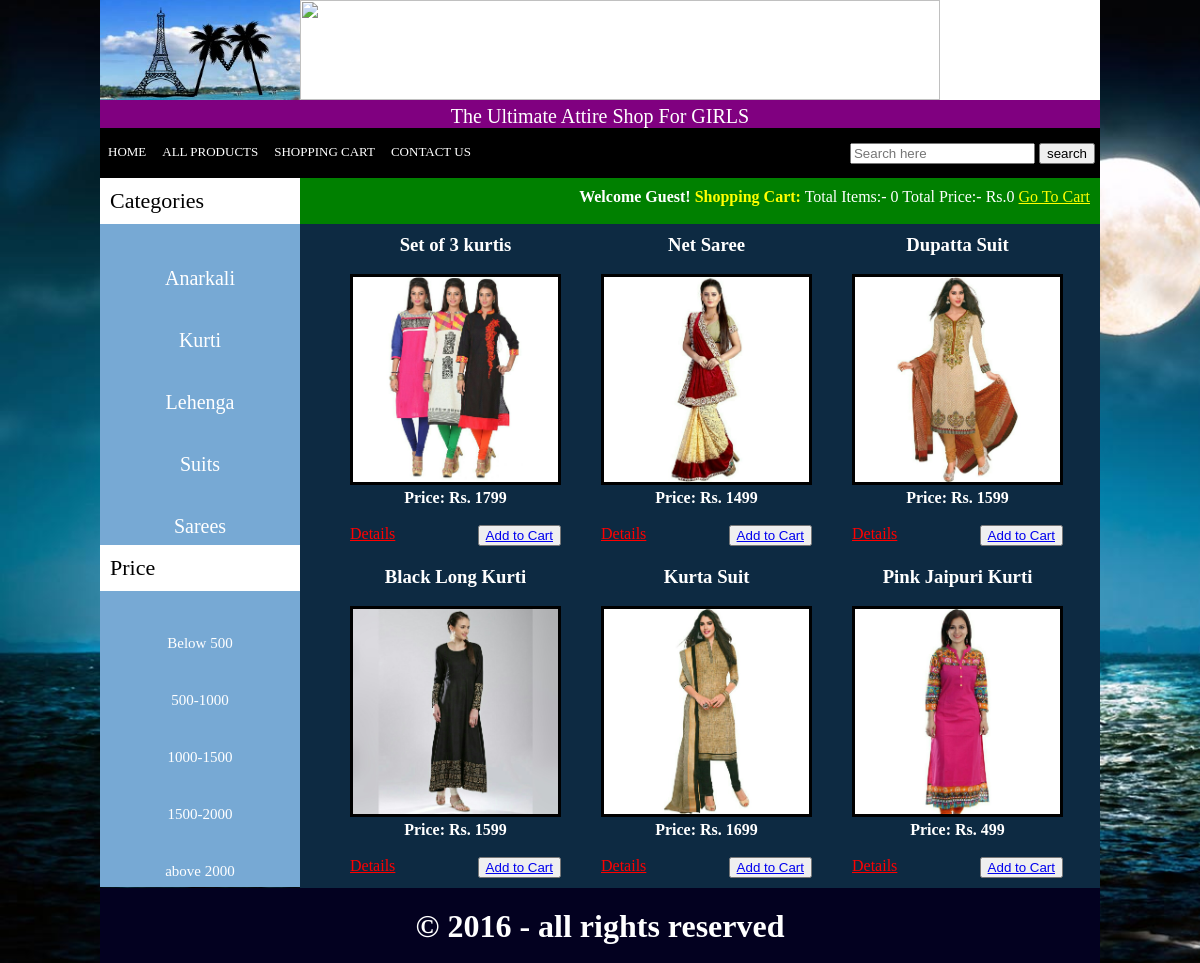
Before: / with the older database file.
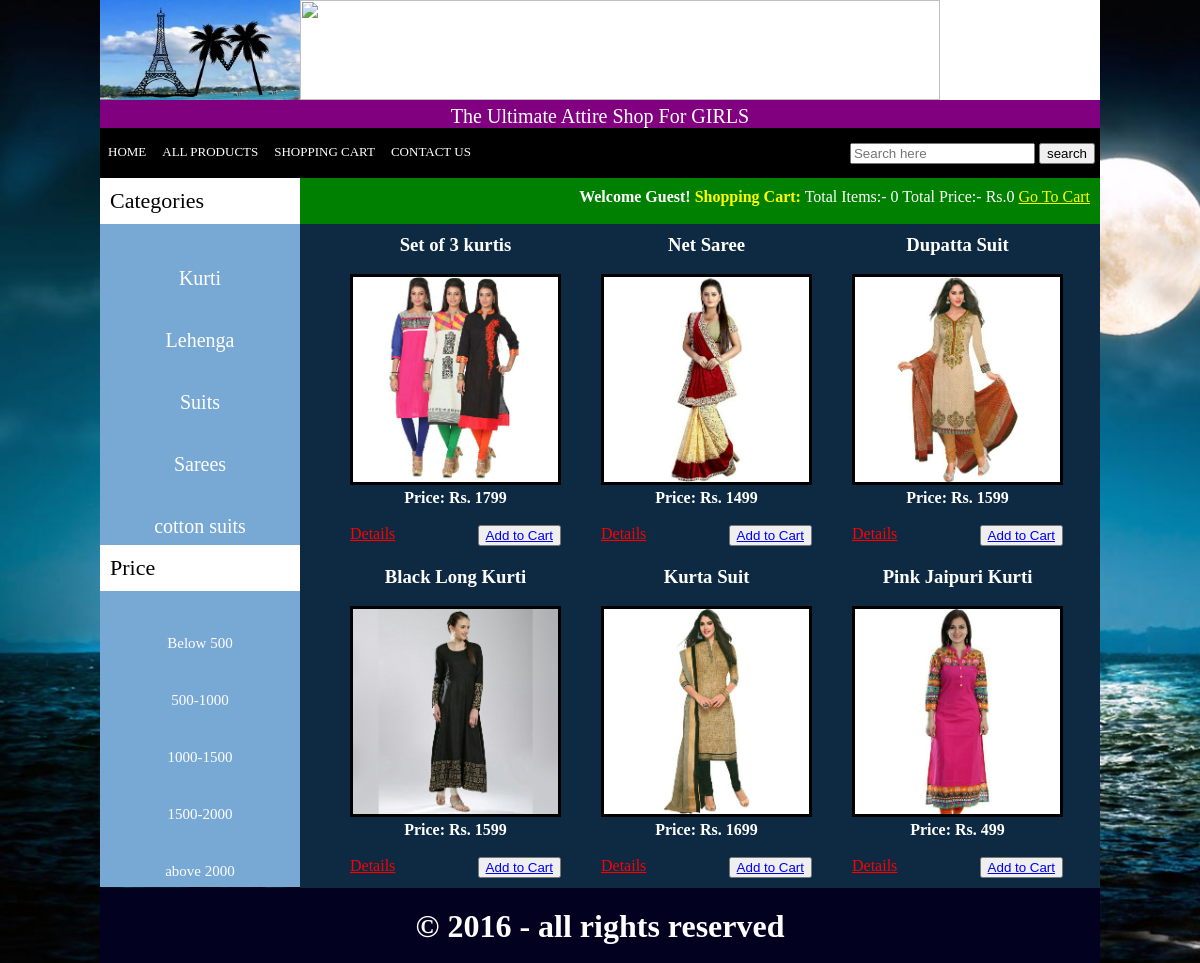
After: the same page with the newer database file.
### tables this page shows
CREATE TABLE IF NOT EXISTS `categories` (
`cat_id` int(10) NOT NULL,
  `cat_title` text NOT NULL
);

CREATE TABLE IF NOT EXISTS `price` (
`price_id` int(10) NOT NULL,
  `price_title` text NOT NULL
);

CREATE TABLE IF NOT EXISTS `products` (
`product_id` int(10) NOT NULL,
  `cat_id` int(10) NOT NULL,
  `price_id` int(10) NOT NULL,
  `date` timestamp NOT NULL DEFAULT CURRENT_TIMESTAMP ON UPDATE CURRENT_TIMESTAMP,
  `product_title` text NOT NULL,
  `product_img1` text NOT NULL,
  `product_img2` text NOT NULL,
  `product_cost` int(10) NOT NULL,
  `product_desc` text NOT NULL,
  `product_keywords` text NOT NULL,
  `status` text NOT NULL
);

### functions/functions.php (the view, shortened to what this page needs)
<?php
$db = mysqli_connect("localhost","root","","myshop");
function getIp(){
	$ip =$_SERVER['REMOTE_ADDR'];
	return $ip;
}
function total_items(){
	if(isset($_GET['add_cart']))
	{
		global $db;
		$ip = getIp();
		$get_items = "select * from cart where ip_add='$ip'";
		$run_items = mysqli_query($db,$get_items);
		$count_items =mysqli_num_rows($run_items);
	}
		else{
			global $db;
		$ip = getIp();
		$get_items = "select * from cart where ip_add='$ip'";
		$run_items = mysqli_query($db,$get_items);
		$count_items =mysqli_num_rows($run_items);
		}
		echo $count_items;
}
function total_price(){
	$total=0;
	echo "Rs.".$total;
}
function getPro()
{
	global $db;
	    if(!isset($_GET['cat'])){
               if(!isset($_GET['price'])){
				$get_products="select * from products order by rand() LIMIT 0,6";
				$run_products= mysqli_query($db, $get_products);
				while($row_products=mysqli_fetch_array($run_products))
				{
					$pro_id = $row_products['product_id'];
					$pro_title = $row_products['product_title'];
					$pro_cost = $row_products['product_cost'];
					$pro_image = $row_products['product_img1'];
				    echo "
				    <div id='single_product'>
				       <h3 style='color:white; text-decoration:none;'>$pro_title</h3></br>
				    <img src='admin_area/product_images/$pro_image' width='205px' height='205px'/></br>
				    <p><b style='color:white;'>Price: Rs. $pro_cost </b></p><br>
					<a href=details.php?pro_id=$pro_id style='float:left; color: red;'>Details</a>
					<a href=index.php?add_cart=$pro_id><button style='float:right; text-decoration:none color: green;'>Add to Cart</a>
					</div>
					";
				}
			}
		}
	}
function getCats(){
			  global $db;
			   $get_cats = "select * from categories";
			   $run_cats = mysqli_query($db, $get_cats);
			   while($row_cats = mysqli_fetch_array($run_cats))
			   {
			   $cat_id= $row_cats['cat_id'];
			   $cat_title=$row_cats['cat_title'];
			   echo " <li></br></br><a href='index.php?cat=$cat_id' style='font-size: 20px';>$cat_title</a></li>";
			   }
}
function getPrice(){
			   global $db;
			   $get_price = "select * from price";
			   $run_price = mysqli_query($db, $get_price);
			   while($row_price = mysqli_fetch_array($run_price))
			   {
			   $price_id= $row_price['price_id'];
			   $price_title=$row_price['price_title'];
			   echo " <li></br></br><a href='index.php?price=$price_id'>$price_title</a></li>";
			   }
}
?>

### index.php (shortened to what this page needs)
<?php
include("functions/functions.php");
?>
<!DOCTYPE HTML>
<html>
<head>
<link rel="stylesheet" type="text/css" href="styles/style.css" media="all"/>
</head>
<body>
<div class="main_wrapper">
        <div class="header_wrapper">
	    <a href="index.php"><img id="img1" src="images/tab1.jpg"></a>
		<img id="img2" src="images/tab4.gif">
		</div>
	   <div id="slim">
	  <marquee behavior="alternate" style="color:white;"> The Ultimate Attire Shop For GIRLS</marquee>
	   </div>
		<div id="navbar">
		<ul id="menu">
		<li><a href="index.php"> HOME</a></li>
		<li><a href="all_products.php">ALL PRODUCTS</a></li>
		<li><a href="cart.php">SHOPPING CART</a></li>
		<li><a href="contact.php">CONTACT US</a></li>
		</ul>
		<div id="form">
		<form action="results.php" method="get" enctype="multipart/form-data">
		<input type="text" name="user_query" placeholder="Search here"/>
		<input type="submit" name="search" value="search"/>
		</form>
		</div>
		</div>
        <div class="content_wrapper">
		    <div id="left_sidebar">
			   <div id="sidebar_title">Categories</div>
			   <ul id="cats">
			   <?php getCats(); ?>
			   </ul>
			   <div id="sidebar_title">Price</div>
			   <ul id="cats">
			  <?php getPrice(); ?>
			   </ul>
			</div>
			<div id="right_content">
			 <div id="headline">
			     <div id="headline_content">
			        <b>Welcome Guest!</b>
					<b style='color:yellow;'>Shopping Cart:</b>
					<span>  Total Items:- <?php total_items(); ?>  Total Price:- <?php total_price(); ?> <a href="cart.php" style="color:yellow;"> Go To Cart</a></span>
			     </div>
			 </div>
			  <div id="products_box">
			    <?php
				getPro();
				?>
			  </div>
			</div>
		</div>
		<div class="footer">
          <h1 style="color:white; padding-top:20px; text-decoration:none; text-align:center; ">&copy; 2016 - all rights reserved</h1>
 </div>
</div>
</body>
</html>

### styles/style.css (style rules this page uses)
html, body, div, span, applet, object, iframe, h1, h2, h3, h4, h5, h6, p, blockquote, pre, a, abbr, acronym, address, big, cite, code, del, dfn, em, img, ins, kbd, q, s, samp, small, strike, strong, sub, sup, tt, var, b, u, i, center, dl, dt, dd, ol, ul, li, fieldset, form, label, legend, table, caption, tbody, tfoot, thead, tr, th, td, article, aside, canvas, details, embed, figure, figcaption, footer, header, hgroup, menu, nav, output, ruby, section, summary, time, mark, audio, video { margin: 0; padding: 0; border: 0; vertical-align: baseline; }
body { background-image: url('tabz.jpg'); }
.main_wrapper { width: 1000px; height: auto; margin: auto; }
.header_wrapper { width: 1000px; height: 100px; background-color:#fff; }
#img1 { height:100%; width:20%; }
#img2 { height:100%; width:80%; float:right; }
#navbar { width:1000px; height:50px; background-color:#000; color:#fff; }
#menu { padding:0; line-height:36px; margin-top:5px; float:left; }
#menu li { list-style:none; display:inline; float:left; }
#menu a { color:white; text-decoration:none; font-size:13px; margin:5px; padding:3px; }
#slim { text-align:center; font-size:20px; width:1000px; height:15px; background-color:purple; color:white; padding-top:5px; padding-bottom:8px; }
#form { float:right; line-height:50px; padding-right:5px; }
.content_wrapper { width:1000px; height:auto; background-color:green; color: blue; }
#right_content { width:800px; float:right; background:#0D2A42; }
#left_sidebar { width:200px; background-color:#77A9D4; float:left; }
#sidebar_title { background-color:white; color: black; padding:10px; font-size:22px; }
#cats { text-align:center; padding:4px; }
#cats li { list-style:none; margin:3px; }
#cats a { color:white; text-decoration:none; font-size:15px; margin:4px; }
.footer { width:1000px; height:75px; background-color:#030120; color:white; clear:both; }
#headline { background-color: Green; color:white; float: right; height:26px; width: 780px; padding:10px; }
#headline_content { float: right; }
#products_box { width:780px; padding:10px; margin-left:30px; margin-bottom:10px; margin-top:10px; text-align:center; }
#single_product { float:left; padding:10px; margin-right:20px; }
#single_product img { border: 3px solid black; }

### index.php (style rules this page uses)
body { background-image: url('tabz.jpg'); background-size: cover; }

Changed rows visible on the page:
removed categories: cat_title "Anarkali"
added categories: cat_title "cotton suits"
